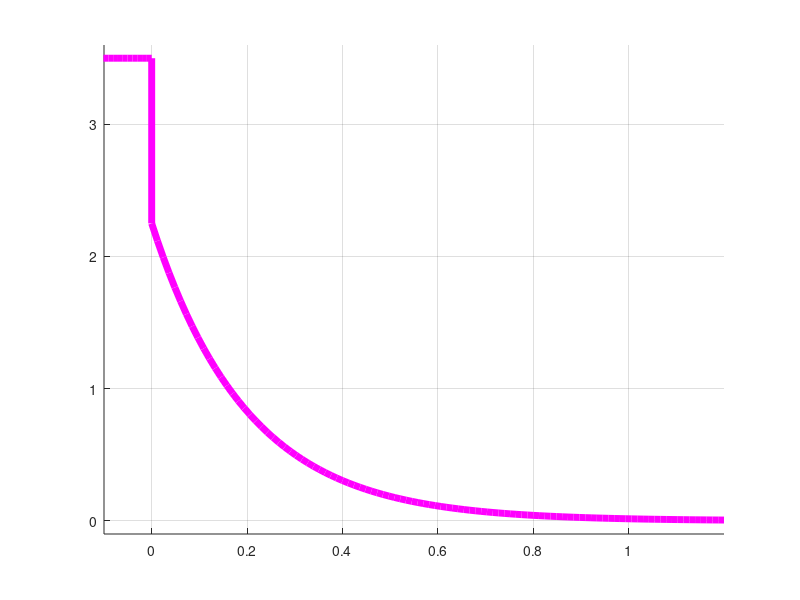

Write MATLAB code to recreate this figure. (Note: this script raises an error after producing the figure.)
%
% Brian D. Wendt
% 05 November 2015
% HW #9 Problem 5
%
clc; clear; format compact;

% Current at t<0
t0 = linspace(-1,0);
i0 = 3.5 + 0*t0;

% Current at t=0
x = [0 0];
y = [2.25 3.5];

% Current decay at t>0
t1 = linspace(0,1.2);
iR = 2.25 * exp(-t1/0.2);

% Create figure
figure;
hold on; grid on;

% Graph it up
plot(x,y,'m','LineWidth',5)
plot(t0,i0,'m','LineWidth',5);
plot(t1,iR,'m','LineWidth',5);

% Add a text field with LaTeX string
% str = '$$ i_R(t)= $$';
% text(0.12,0.7,str,'Interpreter','latex','Color','m','FontSize',30)

% Set axes limits
xlim([-0.1 1.2]);
ylim([-0.1 3.6]);

% Move axes to origin **SAVE THIS PART!!**
ax = gca;
ax.XAxisLocation = 'origin';
ax.YAxisLocation = 'origin';

% Axis labels
xlabel('Time (s)','FontSize',16);
ylabel('Current (mA)','FontSize',16);

% Reposition axes labels
xlabh = get(gca,'xlabel');
set(xlabh,'Position',get(xlabh,'Position') - [0 .1 0]);
ylabh = get(gca,'ylabel');
set(ylabh,'Position',get(ylabh,'Position') - [.1 0 0]);

